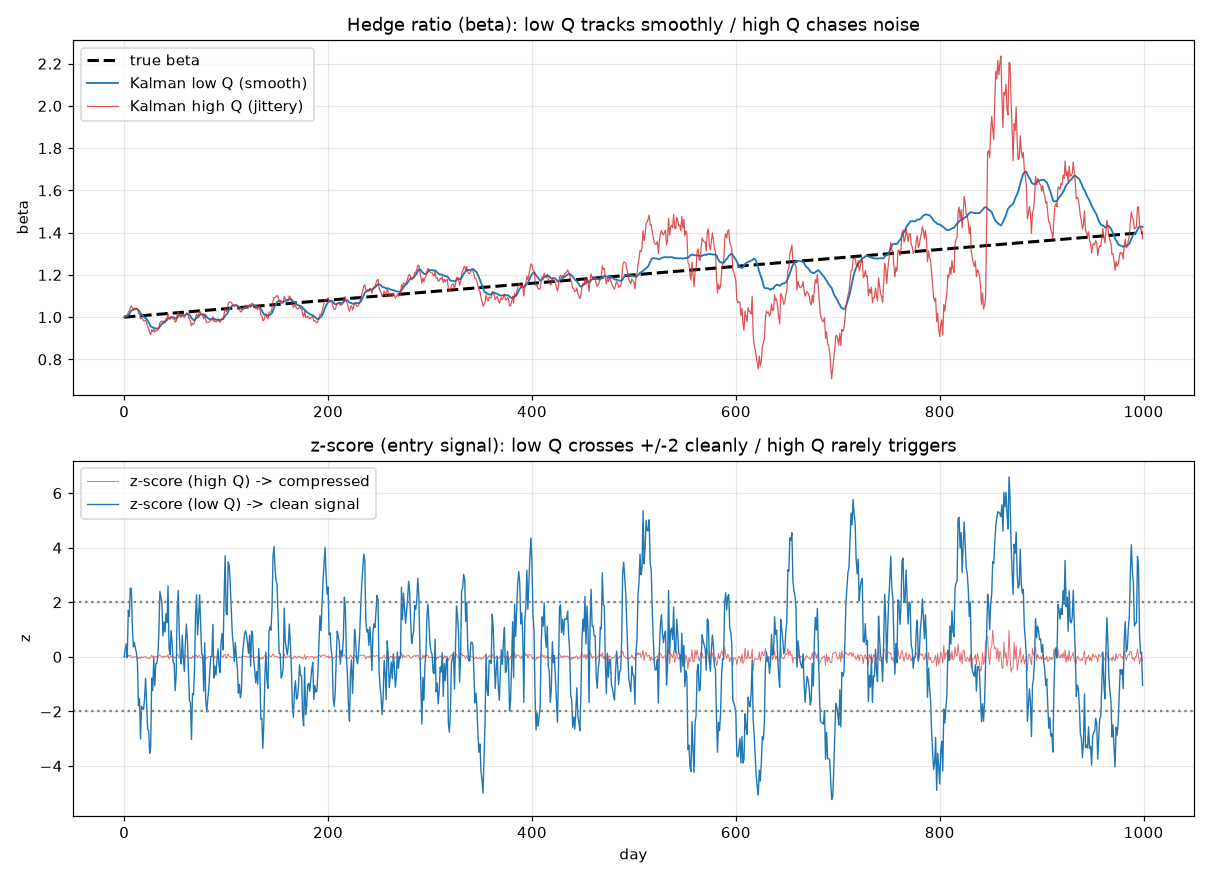

Generate this figure with Python:
"""
Kalman filter: Q สูง vs Q ต่ำ — ผลต่อความกระตุกของ beta, จำนวนเทรด และต้นทุน
สาธิตบน pair จำลองที่ควบคุมได้ (กำหนด half-life + ให้ hedge ratio จริงดริฟต์ตามเวลา)
"""
import numpy as np
import matplotlib
matplotlib.use("Agg")
import matplotlib.pyplot as plt

rng = np.random.default_rng(7)
N = 1000  # วันเทรด (~4 ปี)

# ---- 1) สร้าง pair จำลอง ----
# X = log price ของขาแรก (random walk)
X = np.cumsum(rng.normal(0, 1.0, N)) + 100.0

# true hedge ratio ดริฟต์ช้าๆ จาก 1.0 -> 1.4 (ความสัมพันธ์เปลี่ยนตามเวลา)
beta_true = np.linspace(1.0, 1.4, N)

# spread จริง = กระบวนการ OU mean-reverting รอบ 0 (กำหนด half-life)
half_life = 15.0                      # วัน
theta = np.log(2) / half_life         # speed of reversion
sig_s = 1.0                           # ความผันผวนของ spread
spread_true = np.zeros(N)
for t in range(1, N):
    spread_true[t] = spread_true[t-1] - theta * spread_true[t-1] + rng.normal(0, sig_s)

# Y ที่สังเกตได้
Y = beta_true * X + spread_true

# ---- 2) Kalman filter สำหรับ [beta, intercept] ----
def run_kalman(q, r=1.0):
    """q = process noise (ปุ่มความเร็วการ adapt). คืน beta_hat, z-score (innovation/sqrt(S))"""
    x = np.array([1.0, 0.0])          # [beta, intercept] เริ่มต้น
    P = np.eye(2) * 1.0
    Q = np.eye(2) * q
    R = r
    beta_hat = np.zeros(N)
    z = np.zeros(N)
    for t in range(N):
        H = np.array([X[t], 1.0])     # Y_t = beta*X_t + intercept + noise
        # predict (random walk state)
        P = P + Q
        # innovation
        e = Y[t] - H @ x
        S = H @ P @ H + R
        K = (P @ H) / S
        # update
        x = x + K * e
        P = P - np.outer(K, H) @ P
        beta_hat[t] = x[0]
        z[t] = e / np.sqrt(S)
    return beta_hat, z

# ---- 3) Backtest: เข้าเมื่อ |z|>entry, ออกเมื่อ z ข้าม 0. Lock hedge ตอนเข้า ----
def backtest(z, beta_hat, entry=2.0, cost_bps=10.0):
    cost = cost_bps / 1e4
    pos = 0          # +1 long spread, -1 short spread, 0 flat
    trades = 0
    pnl = 0.0
    cost_drag = 0.0
    for t in range(1, N):
        # pnl ของสถานะที่ถืออยู่ (กำไรจากการเปลี่ยนแปลงของ spread จริง)
        if pos != 0:
            pnl += pos * (spread_true[t] - spread_true[t-1])
        # logic เปิด/ปิด
        if pos == 0:
            if z[t] > entry:
                pos = -1; trades += 1; cost_drag += cost * abs(beta_hat[t]+1)  # 2 ขา
            elif z[t] < -entry:
                pos = +1; trades += 1; cost_drag += cost * abs(beta_hat[t]+1)
        else:
            if (pos == -1 and z[t] <= 0) or (pos == +1 and z[t] >= 0):
                pos = 0; trades += 1; cost_drag += cost * abs(beta_hat[t]+1)
    return trades, pnl, cost_drag

# ปุ่มที่เราจะเทียบ: Q ต่ำ (นิ่ง) vs Q สูง (ไล่ noise)
configs = {"Q ต่ำ (นิ่ง)": 1e-5, "Q กลาง": 1e-3, "Q สูง (ไล่ noise)": 1e-1}

print(f"{'config':<22}{'β jitter':>12}{'β turnover':>13}{'#trades':>10}{'gross':>9}{'cost':>9}{'net':>9}")
print("-"*84)
results = {}
for name, q in configs.items():
    bh, z = run_kalman(q)
    jitter = np.std(np.diff(bh))                 # ความกระตุกรายวันของ beta
    turnover = np.sum(np.abs(np.diff(bh)))       # ถ้า re-hedge ทุกวันต้องเทรดเท่านี้
    trades, gross, cd = backtest(z, bh)
    net = gross - cd
    results[name] = (bh, z)
    print(f"{name:<22}{jitter:>12.4f}{turnover:>13.2f}{trades:>10d}{gross:>9.2f}{cd:>9.2f}{net:>9.2f}")

# ---- 4) พล็อตเทียบ ----
fig, ax = plt.subplots(2, 1, figsize=(11, 8))
ax[0].plot(beta_true, 'k--', lw=2, label='true beta')
ax[0].plot(results["Q ต่ำ (นิ่ง)"][0], 'C0', lw=1.2, label='Kalman low Q (smooth)')
ax[0].plot(results["Q สูง (ไล่ noise)"][0], 'C3', lw=0.8, alpha=0.8, label='Kalman high Q (jittery)')
ax[0].set_title('Hedge ratio (beta): low Q tracks smoothly / high Q chases noise')
ax[0].set_ylabel('beta'); ax[0].legend(); ax[0].grid(alpha=0.3)

ax[1].plot(results["Q สูง (ไล่ noise)"][1], 'C3', lw=0.6, alpha=0.7, label='z-score (high Q) -> compressed')
ax[1].plot(results["Q ต่ำ (นิ่ง)"][1], 'C0', lw=0.9, label='z-score (low Q) -> clean signal')
ax[1].axhline(2, color='gray', ls=':'); ax[1].axhline(-2, color='gray', ls=':')
ax[1].set_title('z-score (entry signal): low Q crosses +/-2 cleanly / high Q rarely triggers')
ax[1].set_ylabel('z'); ax[1].set_xlabel('day'); ax[1].legend(); ax[1].grid(alpha=0.3)
plt.tight_layout()
plt.savefig('/home/user/Claude-code-project/kalman_q_demo.png', dpi=110)
print("\nบันทึกกราฟ: kalman_q_demo.png")
